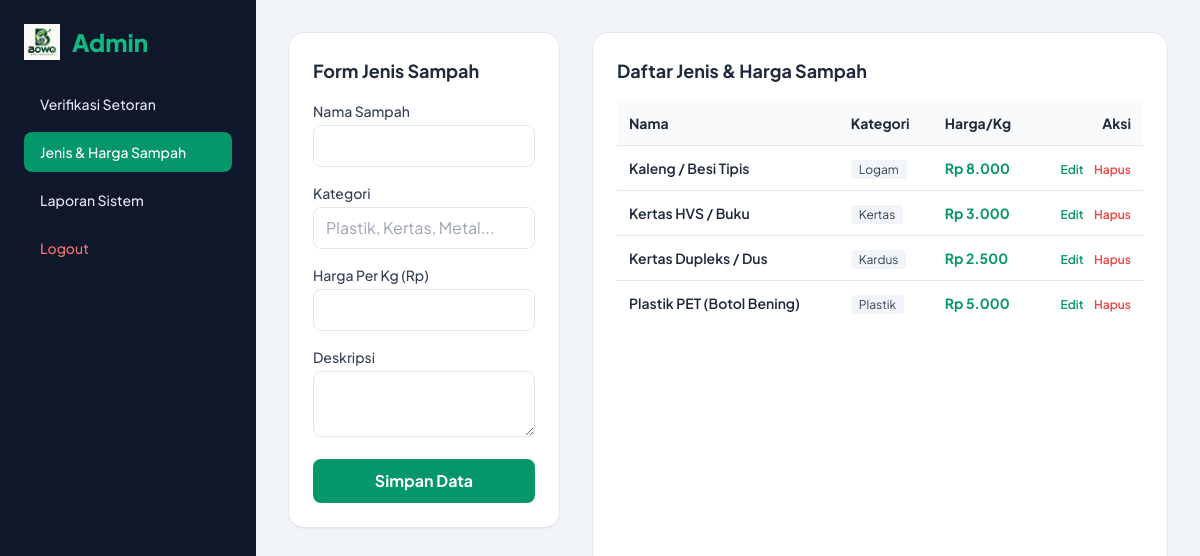
/admin/jenis_sampah.php (signed in), run on the app's committed database.
### tables this page shows
CREATE TABLE `waste_types` (
  `id` INT AUTO_INCREMENT PRIMARY KEY,
  `name` VARCHAR(50) NOT NULL,
  `category` VARCHAR(50) NOT NULL,
  `price_per_kg` DECIMAL(10,2) NOT NULL,
  `description` TEXT,
  `status` ENUM('active', 'inactive') DEFAULT 'active',
  `created_at` TIMESTAMP DEFAULT CURRENT_TIMESTAMP
);

### config/functions.php (called while the page is built, shortened)
<?php
function formatRupiah($angka) {
    return "Rp " . number_format($angka, 0, ',', '.');
}

### admin/jenis_sampah.php (the view, shortened to what this page needs)
<?php
require_once '../config/functions.php';
$types = $pdo->query("SELECT * FROM waste_types ORDER BY id DESC")->fetchAll();
?>
<!DOCTYPE html>
<html lang="id">
<head>
    <script src="https://cdn.tailwindcss.com"></script>
    <link rel="stylesheet" href="../assets/css/style.css">
</head>
<body class="bg-slate-100 text-slate-800 min-h-screen flex">
    <aside class="w-64 bg-slate-900 text-slate-200 flex flex-col p-6 space-y-6">
        <a href="dashboard.php" class="flex items-center gap-3">
            <img src="../assets/images/bowo.png" alt="BOWO Logo" class="h-9 w-auto">
            <span class="text-2xl font-black text-emerald-500">Admin</span>
        </a>
        <nav class="flex-1 space-y-2 text-sm font-medium">
            <a href="dashboard.php" class="block py-2.5 px-4 hover:bg-slate-800 rounded-lg">Verifikasi Setoran</a>
            <a href="jenis_sampah.php" class="block py-2.5 px-4 bg-emerald-600 text-white rounded-lg">Jenis & Harga Sampah</a>
            <a href="laporan.php" class="block py-2.5 px-4 hover:bg-slate-800 rounded-lg">Laporan Sistem</a>
            <a href="../logout.php" class="block py-2.5 px-4 text-red-400 hover:bg-slate-800 rounded-lg">Logout</a>
        </nav>
    </aside>
    <main class="flex-1 p-8 grid md:grid-cols-3 gap-8">
        <div class="bg-white p-6 rounded-2xl shadow-sm border h-fit">
            <h3 class="font-bold text-lg mb-4 text-slate-800">Form Jenis Sampah</h3>
            <form method="POST" class="space-y-4">
                <div>
                    <label class="block text-sm font-medium text-slate-700">Nama Sampah</label>
                    <input type="text" name="name" id="edit_name" required class="mt-1 w-full px-3 py-2 border rounded-lg focus:ring-2 focus:ring-emerald-500">
                </div>
                <div>
                    <label class="block text-sm font-medium text-slate-700">Kategori</label>
                    <input type="text" name="category" id="edit_category" required placeholder="Plastik, Kertas, Metal..." class="mt-1 w-full px-3 py-2 border rounded-lg focus:ring-2 focus:ring-emerald-500">
                </div>
                <div>
                    <label class="block text-sm font-medium text-slate-700">Harga Per Kg (Rp)</label>
                    <input type="number" step="100" name="price_per_kg" id="edit_price" required class="mt-1 w-full px-3 py-2 border rounded-lg focus:ring-2 focus:ring-emerald-500">
                </div>
                <div>
                    <label class="block text-sm font-medium text-slate-700">Deskripsi</label>
                    <textarea name="description" id="edit_description" rows="2" class="mt-1 w-full px-3 py-2 border rounded-lg focus:ring-2 focus:ring-emerald-500"></textarea>
                </div>
                <button type="submit" class="w-full bg-emerald-600 hover:bg-emerald-700 text-white font-bold py-2.5 rounded-lg transition">Simpan Data</button>
            </form>
        </div>
        <div class="md:col-span-2 bg-white p-6 rounded-2xl shadow-sm border">
            <h3 class="font-bold text-lg mb-4 text-slate-800">Daftar Jenis & Harga Sampah</h3>
            <table class="w-full text-left text-sm">
                <thead class="bg-slate-50 border-b">
                    <tr>
                        <th class="p-3">Nama</th>
                        <th class="p-3">Kategori</th>
                        <th class="p-3">Harga/Kg</th>
                        <th class="p-3 text-right">Aksi</th>
                    </tr>
                </thead>
                <tbody class="divide-y">
                    <?php foreach ($types as $t): ?>
                        <tr>
                            <td class="p-3 font-semibold"><?= htmlspecialchars($t['name']) ?></td>
                            <td class="p-3"><span class="bg-slate-100 text-slate-700 px-2 py-0.5 rounded text-xs"><?= htmlspecialchars($t['category']) ?></span></td>
                            <td class="p-3 font-bold text-emerald-600"><?= formatRupiah($t['price_per_kg']) ?></td>
                            <td class="p-3 text-right space-x-2">
                                <button onclick='fillForm(<?= json_encode($t) ?>)' class="text-emerald-600 hover:underline font-semibold text-xs">Edit</button>
                                <a href="jenis_sampah.php?delete=<?= $t['id'] ?>" onclick="return confirm('Hapus jenis sampah ini?')" class="text-red-500 hover:underline font-semibold text-xs">Hapus</a>
                            </td>
                        </tr>
                    <?php endforeach; ?>
                </tbody>
            </table>
        </div>
    </main>
</body>
</html>

### assets/css/style.css (style rules this page uses)
body { font-family: 'Plus Jakarta Sans', sans-serif; }

### data on the page
waste_types: name "Kaleng / Besi Tipis", category "Logam", price_per_kg "Rp 8.000"
waste_types: name "Kertas HVS / Buku", category "Kertas", price_per_kg "Rp 3.000"
waste_types: name "Kertas Dupleks / Dus", category "Kardus", price_per_kg "Rp 2.500"
waste_types: name "Plastik PET (Botol Bening)", category "Plastik", price_per_kg "Rp 5.000"
